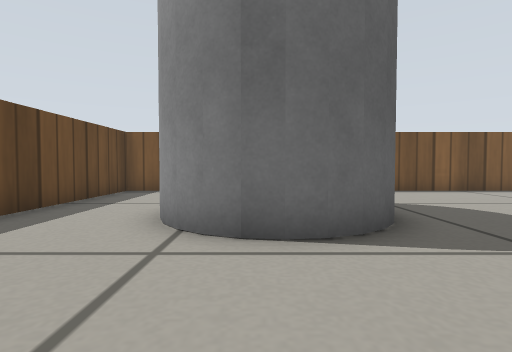
view 1 (above)

17 first-person views from a walk through a Gazebo world. The camera is 0.22 m above the floor, tilts 2° down and sees 80° across. The floor is counted in squares, 0.25 m on a side. Each view is taken from the middle of a square. On the plan, view 1 faces up. The plan holds only what a view shows up to about 11 squares ahead; the rest is blank. Simple patterns stand in for the simulator's built-in surfaces.

view 2
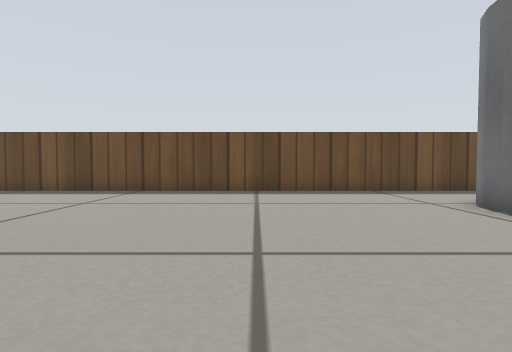

view 3
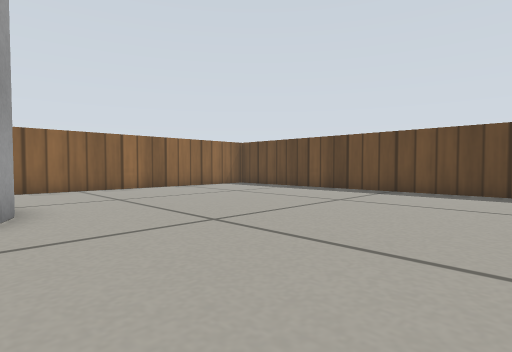

view 4
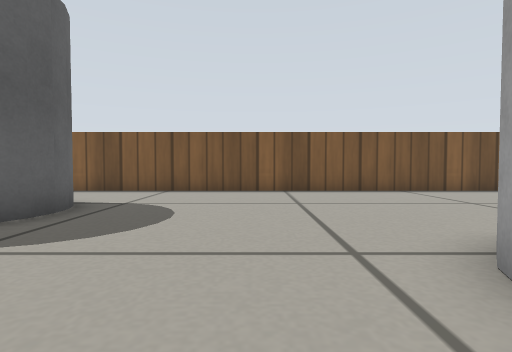

view 5
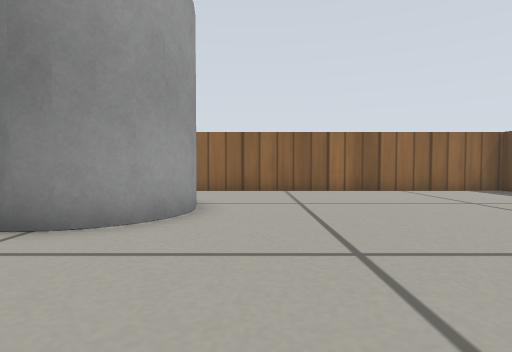

view 6
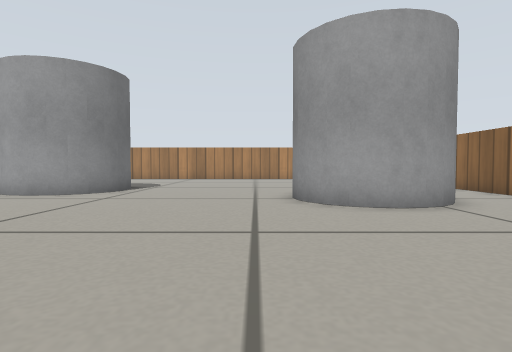

view 7
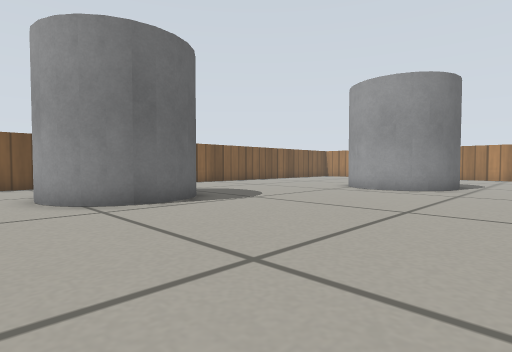

view 8
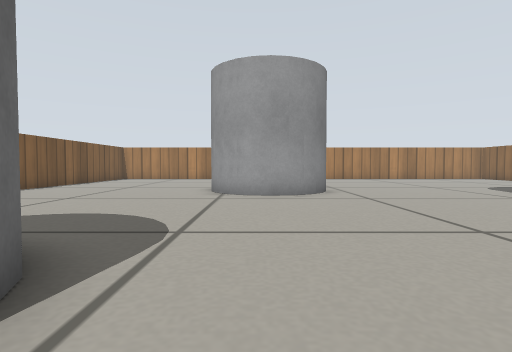

view 9
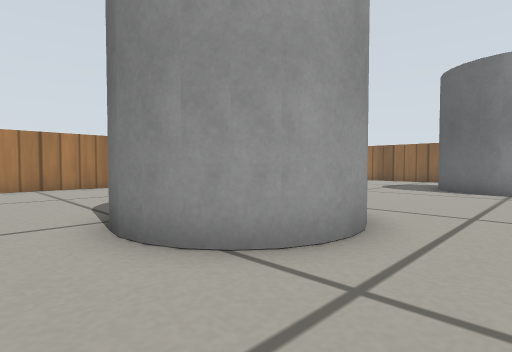

view 10
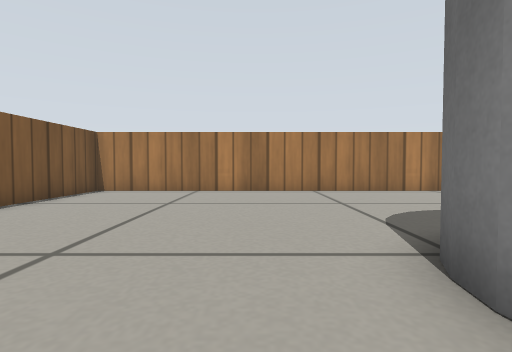

view 11
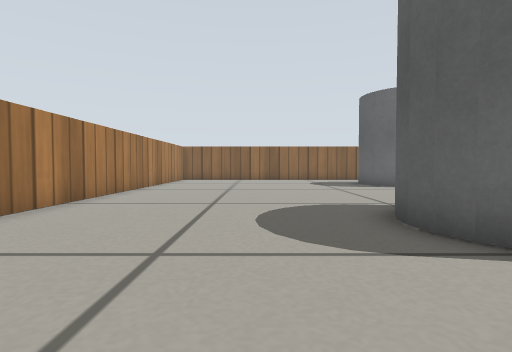

view 12
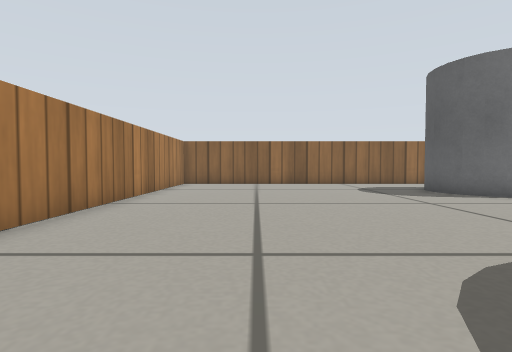

view 13
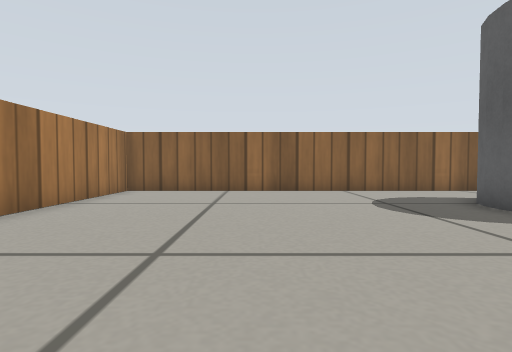

view 14
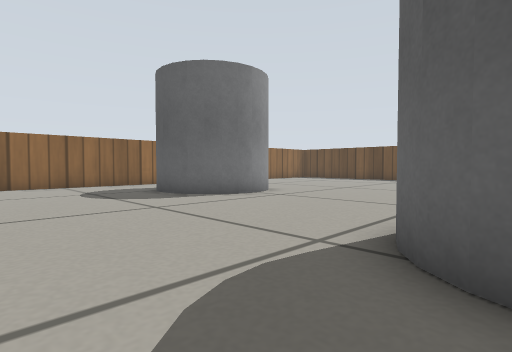

view 15
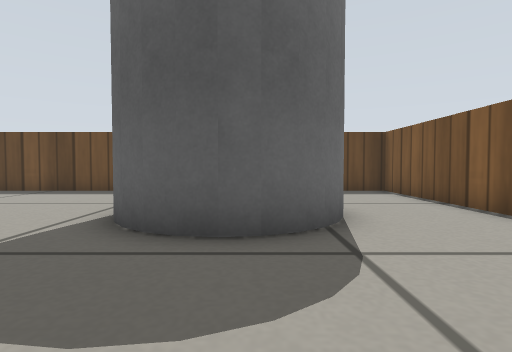

view 16
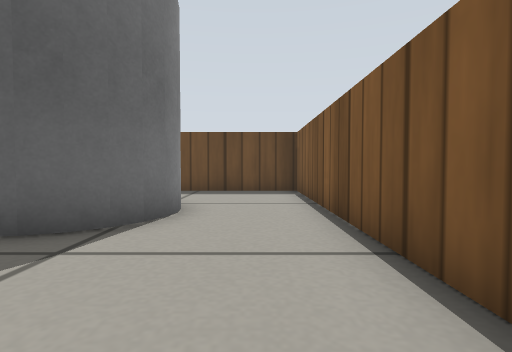

view 17
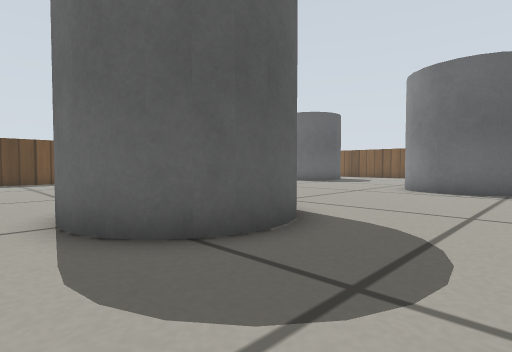

### Floor plan
Key: @ floor where view 1 was taken; # wall or solid block; . floor; C grey cylinder.
Columns run from 4 left of view 1 to 18 right of it. Each row starts with its distance up from view 1.
 10 #######################
  9 #.....................#
  8 #.....................#
  7 #.. CCC...............#
  6 #.C   C...............#
  5 #.CC  C...............#
  4 #..CCCC.......C.......#
  3 #...........CCCC......#
  2 #...........C  CC.....#
  1 #...........C  CC.....#
  0 #...@.......CCCC......#
 -1 #.....................#
 -2 #.....................#
 -3 #.....................#
 -4 #.....................#
 -5 #.....................#
 -6 #.........CCC.........#
 -7 #........CC CC........#
 -8 #........C   C........#
 -9 #........CC CC........#
-10 #.........CCC.........#
-11 #.....................#
-12 #######################

Positions as (right, up) in squares from view 1, and headings:
1: (0, 0), facing up
2: (6, -1), facing left
3: (6, -1), facing down-left
4: (6, 0), facing up
5: (4, -2), facing down
6: (-1, -5), facing right
7: (-3, -3), facing up-right
8: (-1, 2), facing right
9: (6, 5), facing down-right
10: (8, 5), facing right
11: (14, 6), facing down
12: (15, 2), facing down
13: (14, -2), facing down
14: (14, 1), facing down-left
15: (6, 6), facing left
16: (6, 9), facing left
17: (12, -11), facing up-left
